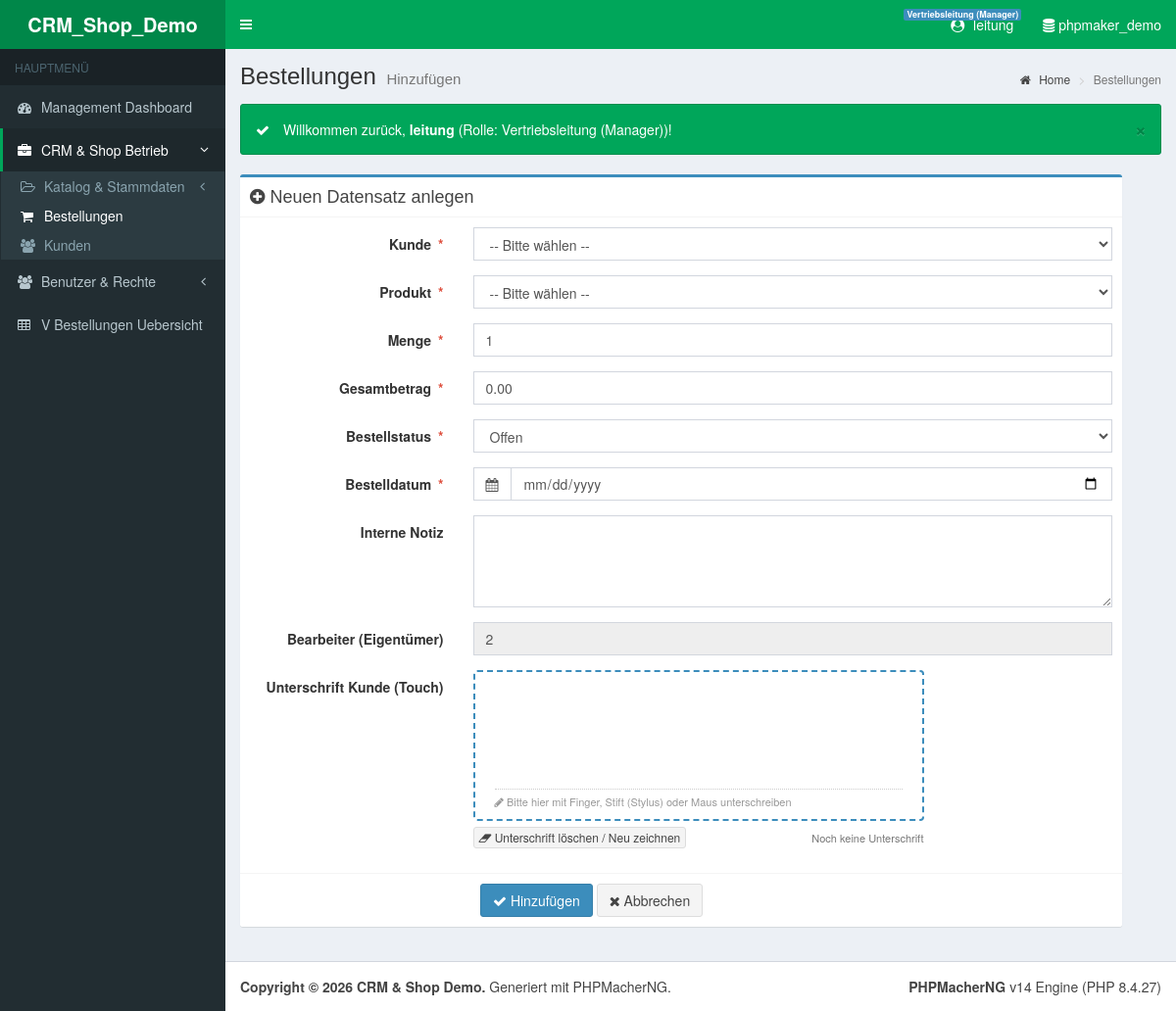
The app's page /output/crm_shop_demo/bestellungenadd.php (signed in) with its own data.
### tables this page shows
CREATE TABLE `userlevels` (
  `userlevelid` int(11) NOT NULL COMMENT 'Rollen-ID',
  `userlevelname` varchar(80) NOT NULL COMMENT 'Rollen-Bezeichnung',
  PRIMARY KEY (`userlevelid`)
);

CREATE TABLE `userlevelpermissions` (
  `userlevelid` int(11) NOT NULL COMMENT 'Rollen-ID',
  `tablename` varchar(190) NOT NULL COMMENT 'Tabellenname',
  `permission` int(11) NOT NULL DEFAULT '0' COMMENT 'Rechte-Bitmaske (Add=1,Del=2,Edit=4,List=8,Admin=16,View=32,Search=64)',
  PRIMARY KEY (`userlevelid`, `tablename`)
);

### output/crm_shop_demo/header.php (shortened to what the rows shown need)
<?php
require_once dirname(__FILE__) . '/phpfn14.php';
$Security = ew_Security();
$currentScript = basename($_SERVER['PHP_SELF']);
if (!function_exists('ew_CanViewMenuItem')) {
    function ew_CanViewMenuItem($item, $Security)
    {
        if (!empty($item['table'])) {
            return $Security->CanList($item['table']);
        }
        return $Security->IsLoggedIn();
    }
    function ew_BuildMenuTree($items)
    {
        $byId = array();
        foreach ($items as $it) {
            $it['children'] = array();
            $byId[$it['id']] = $it;
        }
        $tree = array();
        foreach ($byId as $id => &$node) {
            $pid = $node['parent_id'];
            if ($pid !== '' && isset($byId[$pid]) && $pid !== $id) {
                $byId[$pid]['children'][] = &$node;
            } else {
                $tree[] = &$node;
            }
        }
        return $tree;
    }
    function ew_FilterAndMarkMenuTree($nodes, $Security, $currentScript, &$hasActiveOut)
    {
        $visible = array();
        foreach ($nodes as $node) {
            $childActive = false;
            $children = !empty($node['children'])
                ? ew_FilterAndMarkMenuTree($node['children'], $Security, $currentScript, $childActive)
                : array();
            $node['children'] = $children;
            $selfActive = false;
            if (!empty($node['slug'])) {
                if ($node['source_type'] === 'table') {
                    $selfActive = (strpos($currentScript, $node['slug']) === 0);
                } else {
                    $selfActive = ($currentScript === $node['slug']);
                }
            }
            $hasOwnLink = ($node['url'] !== '' && $node['url'] !== '#');
            if (!empty($children)) {
                $node['is_active'] = ($selfActive || $childActive);
                $visible[] = $node;
            } elseif ($hasOwnLink && ew_CanViewMenuItem($node, $Security)) {
                $node['is_active'] = $selfActive;
                $visible[] = $node;
            }
        }
        return $visible;
    }
    function ew_RenderSidebarMenuNodes($nodes, $level = 0)
    {
        $html = '';
        foreach ($nodes as $node) {
            $hasChildren = !empty($node['children']);
            $classes = array();
            if ($hasChildren) {
                $classes[] = 'treeview';
            }
            if (!empty($node['is_active'])) {
                $classes[] = 'active';
                if ($hasChildren) {
                    $classes[] = 'menu-open';
                }
            }
            $classAttr = !empty($classes) ? ' class="' . implode(' ', $classes) . '"' : '';
            $href = $hasChildren && ($node['url'] === '' || $node['url'] === '#') ? '#' : $node['url'];
            $targetAttr = (!empty($node['target']) && $node['target'] !== '_self' && !$hasChildren)
                ? ' target="' . ew_HtmlEncode($node['target']) . '" rel="noopener"'
                : '';
            $icon = !empty($node['icon']) ? $node['icon'] : ($level > 0 ? 'fa-circle-o' : 'fa-table');
            $html .= '<li' . $classAttr . '>';
            $html .= '<a href="' . ew_HtmlEncode($href) . '"' . $targetAttr . '>';
            $html .= '<i class="fa ' . ew_HtmlEncode($icon) . '"></i> ';
            if ($level === 0) {
                $html .= '<span>' . ew_HtmlEncode($node['caption']) . '</span>';
            } else {
                $html .= ew_HtmlEncode($node['caption']);
            }
            if ($hasChildren) {
                $html .= '<span class="pull-right-container"><i class="fa fa-angle-left pull-right"></i></span>';
            }
            $html .= '</a>';
            if ($hasChildren) {
                $html .= "\n" . '<ul class="treeview-menu">' . "\n";
                $html .= ew_RenderSidebarMenuNodes($node['children'], $level + 1);
                $html .= '</ul>' . "\n";
            }
            $html .= '</li>' . "\n";
        }
        return $html;
    }
}
$ewMenuDummyActive = false;
$ewMenuTree = ew_FilterAndMarkMenuTree(ew_BuildMenuTree($ewMenuItems), $Security, $currentScript, $ewMenuDummyActive);
$ewUiTemplate = defined('EW_UI_TEMPLATE') ? EW_UI_TEMPLATE : 'adminlte2';
$ewIsTopNav = ($ewUiTemplate === 'topnav');
$ewBodyClasses = 'hold-transition ' . EW_THEME_SKIN . ' ' . ($ewIsTopNav ? 'layout-top-nav' : EW_LAYOUT_STYLE) . ' ew-tpl-' . $ewUiTemplate;
?>
<!DOCTYPE html>
<html lang="de">
<head>
    <link rel="stylesheet" href="assets/vendor/bootstrap3/css/bootstrap.min.css">
    <link rel="stylesheet" href="assets/vendor/font-awesome/css/font-awesome.min.css">
    <link rel="stylesheet" href="assets/vendor/adminlte/css/AdminLTE.min.css">
    <link rel="stylesheet" href="assets/vendor/adminlte/css/skins/_all-skins.min.css">
    <script src="assets/vendor/jquery/jquery.min.js"></script></head>
<body class="<?php echo ew_HtmlEncode($ewBodyClasses); ?>">
<div class="wrapper">
    <header class="main-header">
        <?php if ($ewIsTopNav): ?>
        <nav class="navbar navbar-static-top" role="navigation">
            <div class="container-fluid">
                <div class="navbar-header">
                    <a href="index.php" class="navbar-brand"><b><?php echo ew_HtmlEncode(EW_PROJECT_NAME); ?></b></a>
                    <button type="button" class="navbar-toggle collapsed" data-toggle="collapse" data-target="#ew-navbar-collapse">
                        <i class="fa fa-bars"></i>
                    </button>
                </div>
                <div class="collapse navbar-collapse pull-left" id="ew-navbar-collapse">
                    <ul class="nav navbar-nav">
                        <?php echo ew_RenderTopNavbarMenuNodes($ewMenuTree, 0); ?>
                        <?php if ($Security->IsEnabled() && $Security->IsSysAdmin() && is_file(dirname(__FILE__) . '/userpriv.php')): ?>
                        <li class="<?php echo ($currentScript === 'userpriv.php') ? 'active' : ''; ?>">
                            <a href="userpriv.php"><i class="fa fa-shield text-yellow"></i> <span>Rollen-Berechtigungen</span></a>
                        </li>
                        <?php endif; ?>
                    </ul>
                </div>
                <div class="navbar-custom-menu">
                    <ul class="nav navbar-nav">
                        <?php if ($Security->IsEnabled()): ?>
                            <?php if ($Security->IsLoggedIn()): ?>
                                <li class="dropdown user user-menu">
                                    <a href="#" class="dropdown-toggle" data-toggle="dropdown">
                                        <i class="fa fa-user-circle"></i>
                                        <span><?php echo ew_HtmlEncode($Security->CurrentUserName); ?></span>
                                        <span class="label label-primary" style="margin-left:4px;"><?php echo ew_HtmlEncode($Security->CurrentUserLevelName); ?></span>
                                    </a>
                                    <ul class="dropdown-menu">
                                        <li class="user-header" style="height:auto; padding:15px;">
                                            <p style="margin:0;">
                                                <strong><?php echo ew_HtmlEncode($Security->CurrentUserName); ?></strong><br>
                                                <small>Rolle: <?php echo ew_HtmlEncode($Security->CurrentUserLevelName); ?> (Level <?php echo (int)$Security->CurrentUserLevelID; ?>)</small>
                                                <?php if ($Security->CurrentUserID !== ''): ?>
                                                    <br><small>User-ID: <?php echo ew_HtmlEncode($Security->CurrentUserID); ?></small>
                                                <?php endif; ?>
                                            </p>
                                        </li>
                                        <li class="user-footer">
                                            <?php if ($Security->IsSysAdmin() && is_file(dirname(__FILE__) . '/userpriv.php')): ?>
                                            <div class="pull-left">
                                                <a href="userpriv.php" class="btn btn-default btn-flat"><i class="fa fa-shield"></i> Rollen-Rechte</a>
                                            </div>
                                            <?php endif; ?>
                                            <div class="pull-right">
                                                <a href="logout.php" class="btn btn-default btn-flat"><i class="fa fa-sign-out"></i> Abmelden</a>
                                            </div>
                                        </li>
                                    </ul>
                                </li>
                            <?php else: ?>
                                <li><a href="login.php"><i class="fa fa-sign-in"></i> <span>Anmelden</span></a></li>
                            <?php endif; ?>
                        <?php endif; ?>
                        <li>
                            <a href="#" title="Datenbank: <?php echo ew_HtmlEncode(EW_CONN_DB); ?>">
                                <i class="fa fa-database"></i> <span class="hidden-xs"><?php echo ew_HtmlEncode(EW_CONN_DB); ?></span>
                            </a>
                        </li>
                    </ul>
                </div>
            </div>
        </nav>
        <?php else: ?>
        <nav class="navbar navbar-static-top" role="navigation">
            <div class="navbar-custom-menu">
                <ul class="nav navbar-nav">
                    <?php if ($Security->IsEnabled()): ?>
                        <?php if ($Security->IsLoggedIn()): ?>
                            <li class="dropdown user user-menu">
                                <a href="#" class="dropdown-toggle" data-toggle="dropdown">
                                    <i class="fa fa-user-circle"></i>
                                    <span><?php echo ew_HtmlEncode($Security->CurrentUserName); ?></span>
                                    <span class="label label-primary" style="margin-left:4px;"><?php echo ew_HtmlEncode($Security->CurrentUserLevelName); ?></span>
                                </a>
                            </li>
                        <?php else: ?>
                            <li>
                                <a href="login.php"><i class="fa fa-sign-in"></i> <span>Anmelden</span></a>
                            </li>
                        <?php endif; ?>
                    <?php endif; ?>
                </ul>
            </div>
        </nav>
        <?php endif; ?>
    </header>
    <?php if (!$ewIsTopNav): ?>
    <aside class="main-sidebar">
        <section class="sidebar">
            <ul class="sidebar-menu" data-widget="tree">
                <?php echo ew_RenderSidebarMenuNodes($ewMenuTree, 0); ?>
            </ul>
        </section>
    </aside>
    <?php endif; ?>
    <div class="content-wrapper">
        <section class="content-header">
            <h1>
                <?php echo isset($PageTitle) ? ew_HtmlEncode($PageTitle) : ew_HtmlEncode(EW_PROJECT_TITLE); ?>
                <?php if (!empty($PageSubTitle)): ?>
                    <small><?php echo ew_HtmlEncode($PageSubTitle); ?></small>
                <?php endif; ?>
            </h1>
        </section>

### records on screen
userlevels: userlevelname "Vertriebsleitung (Manager)"
userlevelpermissions: caption "V Bestellungen Uebersicht"

### other values on screen
ew_HtmlEncode(EW_PROJECT_NAME) "CRM_Shop_Demo"
ew_HtmlEncode($Security->CurrentUserName) "leitung"
ew_HtmlEncode(EW_CONN_DB) "phpmaker_demo"
ew_HtmlEncode($node['caption']) "Management Dashboard"
ew_HtmlEncode($node['caption']) "CRM & Shop Betrieb"
ew_HtmlEncode($node['caption']) "Benutzer & Rechte"
ew_HtmlEncode($PageTitle) "Bestellungen"
ew_HtmlEncode($PageSubTitle) "Hinzufügen"
$m "Willkommen zurück, leitung (Rolle: Vertriebsleitung (Manager))!"
ew_HtmlEncode($fMeta['caption']) "Kunde"
ew_HtmlEncode($fMeta['caption']) "Produkt"
ew_HtmlEncode($fMeta['caption']) "Menge"
ew_HtmlEncode($fMeta['caption']) "Gesamtbetrag"
ew_HtmlEncode($fMeta['caption']) "Bestellstatus"
ew_HtmlEncode($fMeta['caption']) "Bestelldatum"
